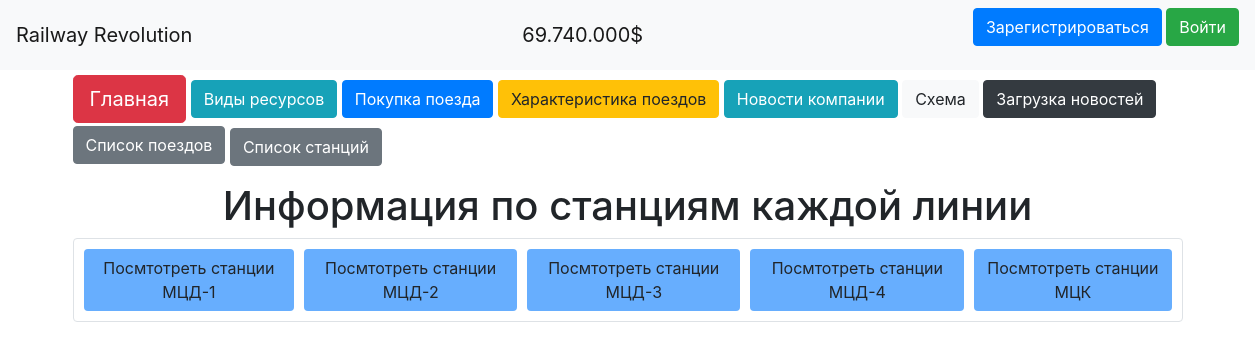
/list_stations, run on the app's committed database.
### data/lines.py (models this page shows)
class Lines(SqlAlchemyBase, SerializerMixin):
    __tablename__ = 'lines'
    id = sqlalchemy.Column(sqlalchemy.Integer,
                           primary_key=True, autoincrement=True)
    name = sqlalchemy.Column(sqlalchemy.String, nullable=True)
    stations = sqlalchemy.Column(sqlalchemy.String, nullable=True)

### main.py (the view)
@app.route('/list_stations')
def list_stations():
    db_sess = db_session.create_session()
    stations_data = db_sess.query(Lines)
    conn = sqlite3.connect('db/Railway_data.db')
    cursor = conn.cursor()
    cursor.execute('SELECT name FROM lines')
    lines = cursor.fetchall()
    conn.close()
    return render_template('list_stations.html', **CONST_PARAMS, title='Список станций',
                           stations_data=stations_data, lines=lines)

### data/db_session.py (called while the page is built)
def create_session() -> Session:
    global __factory
    return __factory()

### templates/list_stations.html
{% extends "base.html" %}
{% block content %}
{% if line_name %}
    <h1>Информация о станциях линии {{ line_name }}</h1>
{% else %}
<h1 style="display:flex; justify-content:center;">Информация по станциям каждой линии</h1>
<div class="col-md6 border rounded" style="margin-top: 6px; padding: 5px; width: auto; display:flex; justify-content:center;">
    {% for item in lines %}
        <a style="margin: 5px; background: #67AEFE;" href="/list_stations/{{ item[0] }}" class="btn btn-small">
            Посмтотреть станции {{ item[0] }}
        </a>
    {% endfor %}
</div>
{% endif %}
{% endblock %}

### templates/base.html (shortened to what this page needs)
<!DOCTYPE html>
<html lang="en">
<head>
    <link rel="stylesheet" href="https://stackpath.bootstrapcdn.com/bootstrap/4.4.1/css/bootstrap.min.css"
>
    <link rel="stylesheet" type="text/css" href="/static/css/style.css"></link>
</head>
<body>
<header>
    <nav class="navbar navbar-light bg-light">
        <a class="navbar-brand" href="/">Railway Revolution</a>
        <a class="navbar-brand"> {{ money }} </a>
        {% if current_user.is_authenticated %}
        <a class="navbar-brand" href="/logout">{{ current_user.name }}</a>
        {% else %}
        <p>
            <a class="btn btn-primary " href="/register">Зарегистрироваться</a>
            <a class="btn btn-success" href="/login">Войти</a>
        </p>
        {% endif %}
    </nav>
</header>
<main role="main" class="container">
    <div id="shapka_div" style="margin-top: 5px;">
        <p>
            <a class="btn btn-danger btn-lg" href="/">Главная</a>
            <a class="btn btn-info" href="/resources">Виды ресурсов</a>
            <a class="btn btn-primary" href="/buying_train">Покупка поезда</a>
            <a class="btn btn-warning" href="/train_info">Характеристика поездов</a>
            <a class="btn btn-info" href="/news">Новости компании</a>
            <a class="btn btn-light" href="/scheme">Схема</a>
            <a class="btn btn-dark" href="/load_news_by_txt">Загрузка новостей</a>
            <a class="btn btn-secondary" href="/list_trains">Список поездов</a>
            <a class="btn btn-secondary" style="margin-top: 5px;" href="/list_stations">Список станций</a>
        </p>
    </div>
    {% block content %}{% endblock %}
</main>
</body>
</html>

### static/css/style.css (style rules this page uses)
h1 { font-size: 40px; }
#shapka_div { display: flex; justify-content: center; width: 1200px; }

### data on the page
Lines: name "МЦД-1"
Lines: name "МЦД-2"
Lines: name "МЦД-3"
Lines: name "МЦД-4"
Lines: name "МЦК"

### other printed values
{{ money }} "69.740.000$"
